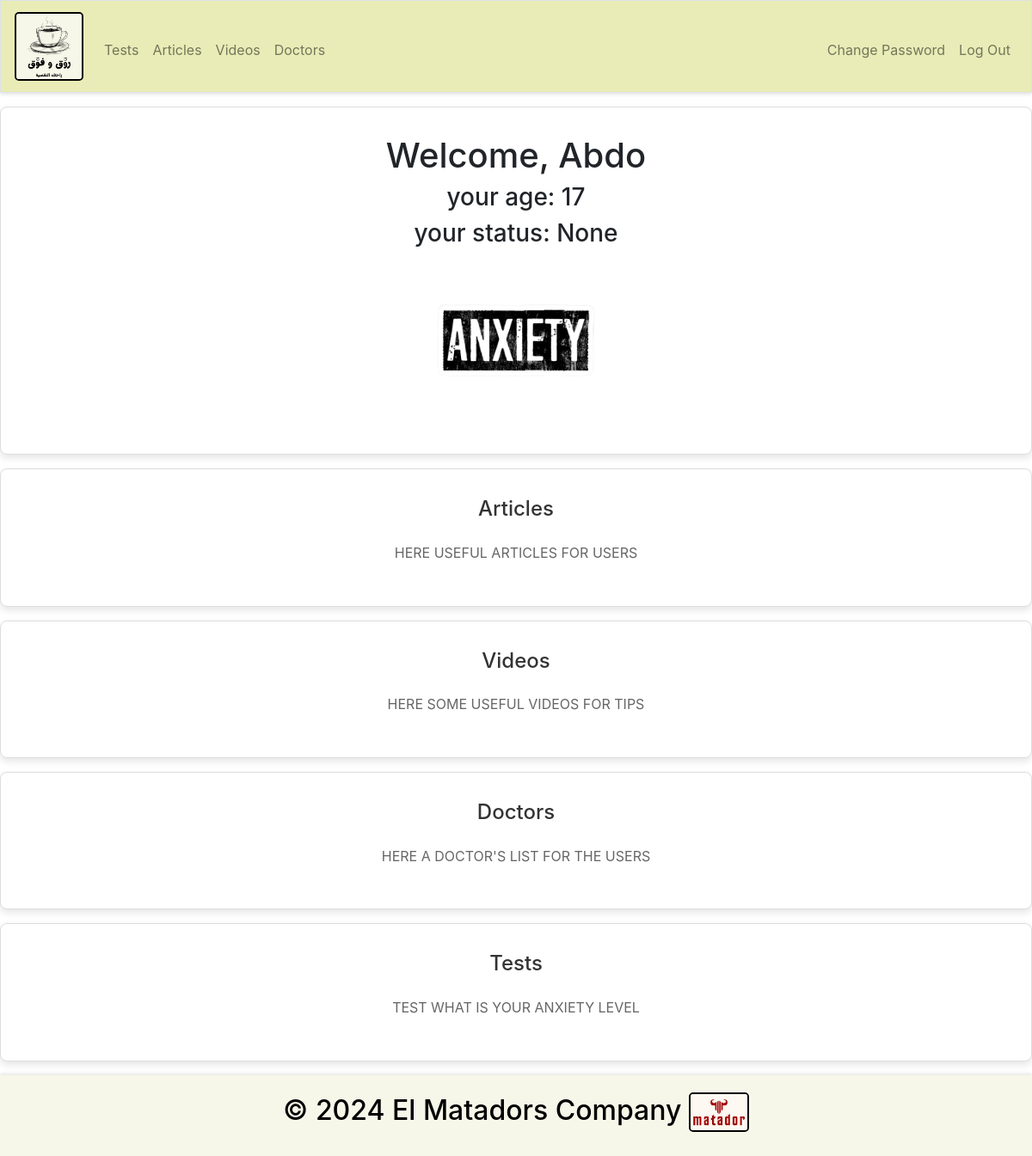
Page / (signed in) on the earlier database version.
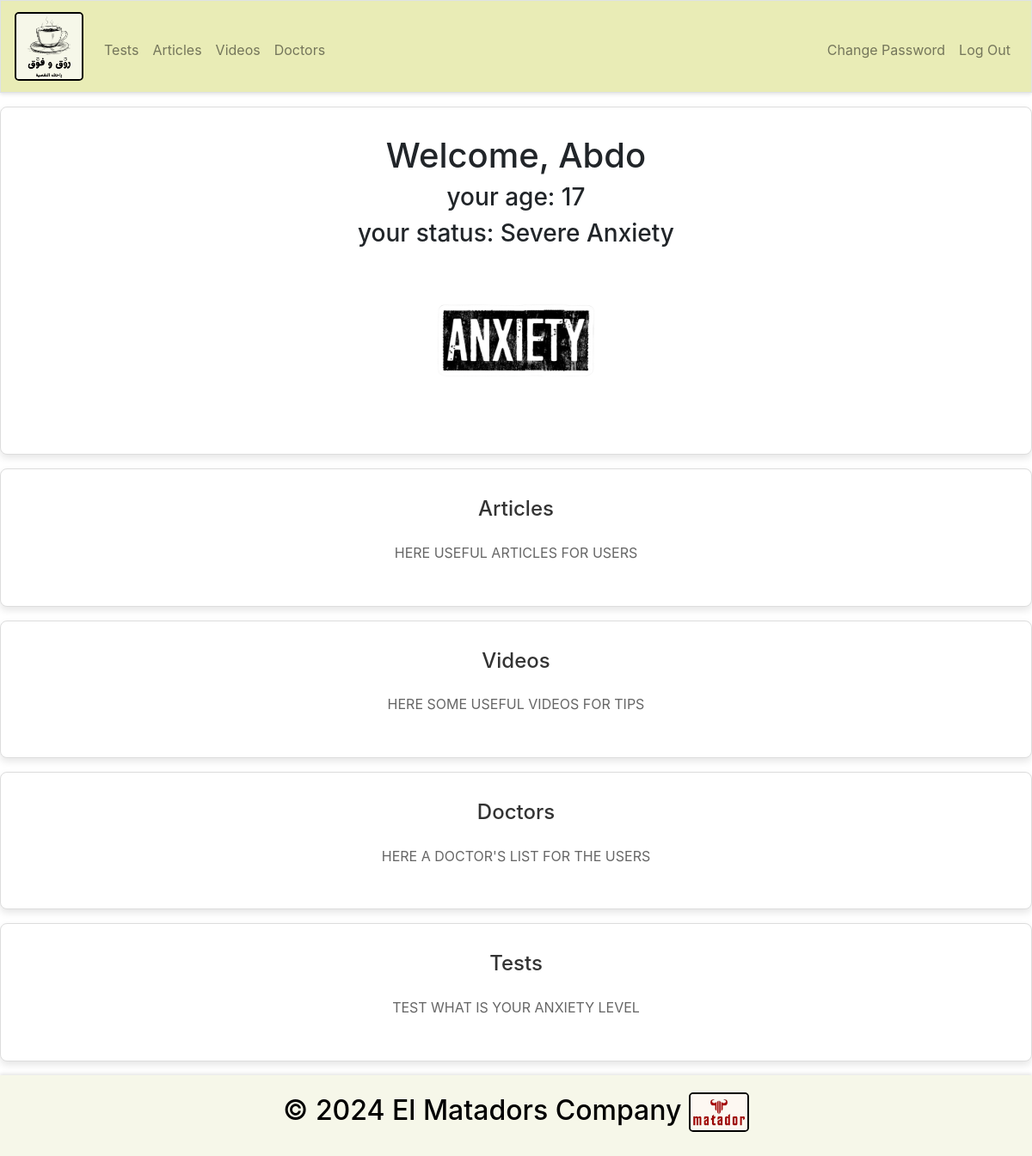
Same page on the later database version.
### tables this page shows
CREATE TABLE users (id INTEGER, username TEXT NOT NULL, hash TEXT NOT NULL, status TEXT, age INTEGER NOT NULL, PRIMARY KEY(id));

### app.py (the view)
@app.route("/")
@login_required
def index():
    user_id = session["user_id"]
    user = db.execute("SELECT * FROM users WHERE id = ?", user_id)
    return render_template("index.html", user=user)

### app.py (called while the page is built)
@app.after_request
def after_request(response):
    response.headers["Cache-Control"] = "no-cache, no-store, must-revalidate"
    response.headers["Expires"] = 0
    response.headers["Pragma"] = "no-cache"
    return response

### helpers.py (called while the page is built)
def login_required(f):
    @wraps(f)
    def decorated_function(*args, **kwargs):
        if session.get("user_id") is None:
            return redirect("/login")
        return f(*args, **kwargs)
    return decorated_function

### templates/index.html (shortened to what this page needs)
{% extends "layout.html" %}
{% block main %}
<section>
    <h1>Welcome, {{ user[0]["username"] }}</h1>
    <h3>your age: {{ user[0]["age"] }}</h3>
    <h3>your status: {{ user[0]["status"] }}</h3>
    <img src="/static/anxiety.png" width="200" alt="anxiety">
</section>
<a href="/articles">
<section id="section1">
    <h2>Articles</h2>
    <p>HERE USEFUL ARTICLES FOR USERS</p>
</section>
</a>
<a href="/videos">
<section id="section2">
    <h2>Videos</h2>
    <p>HERE SOME USEFUL VIDEOS FOR TIPS</p>
</section>
</a>
<a href="/doctors">
<section id="section3">
    <h2>Doctors</h2>
    <P>HERE A DOCTOR'S LIST FOR THE USERS</P>
</section>
</a>
<a href="/tests">
    <section id="section4">
        <h2>Tests</h2>
        <p>TEST WHAT IS YOUR ANXIETY LEVEL</p>
    </section>
</a>
{% endblock %}

### templates/layout.html (shortened to what this page needs)
<!DOCTYPE html>
<html lang="en">
<head>
    <link href="/static/styles.css" rel="stylesheet">
    <link rel="stylesheet" href="https://cdn.jsdelivr.net/npm/bootstrap@4.5.3/dist/css/bootstrap.min.css">
</head>
<body>
        <header>
            <nav class="navbar navbar-expand-md navbar-light border" style="background-color: #e9ecb6;">
                <a class="navbar-brand" href="/"> <img src="/static/logo.png" style=" border-radius: 5px; border: 2px solid #000000;" alt="Logo" class="logo"> </a>
                <div class="collapse navbar-collapse" id="navbar">
                    {% if session.user_id %}
                        <ul class="navbar-nav mr-auto mt-2">
                            <li class="nav-item"><a class="nav-link" href="/tests">Tests</a></li>
                            <li class="nav-item"><a class="nav-link" href="/articles">Articles</a></li>
                            <li class="nav-item"><a class="nav-link" href="/videos">Videos</a></li>
                            <li class="nav-item"><a class="nav-link" href="/doctors">Doctors</a></li>
                        </ul>
                        <ul class="navbar-nav ml-auto mt-2">
                            <li class="nav-item"><a class="nav-link" href="/password">Change Password</a></li>
                            <li class="nav-item"><a class="nav-link" href="/logout">Log Out</a></li>
                        </ul>
                    {% else %}
                        <ul class="navbar-nav ml-auto mt-2">
                            <li class="nav-item"><a class="nav-link" href="/register">Register</a></li>
                            <li class="nav-item"><a class="nav-link" href="/login">Log In</a></li>
                        </ul>
                    {% endif %}
                </div>
            </nav>
        </header>
        <main>
            {% block main %} {% endblock %}
        </main>
        <footer>
            <h2>
                &copy; 2024 El Matadors Company
                <img src="/static/logo2.jpeg" width="70" style=" border-radius: 5px; border: 2px solid #000000;" alt="teamlogo">
            </h2>
        </footer>
</body>
</html>

### static/styles.css (style rules this page uses)
body { height: 100vh; }
nav .navbar-brand { font-size: xx-large; }
.navbar { position: fixed; top: 0; width: 100%; background-color: #e9ecb6; z-index: 1000; box-shadow: 0 2px 4px rgba(0, 0, 0, 0.1); }
.navbar-brand img { max-height: 80px; }
main { overflow-x: auto; text-align: center; }
main img { max-width: 100%; }
footer { background-color: #f6f7e9; color: rgb(0, 0, 0); padding: 20px 0; text-align: center; box-shadow: 0 -2px 4px rgba(0, 0, 0, 0.1); position: relative; bottom: 0; width: 100%; }
section { margin: 1em 0; padding: 2em; background-color: #ffffff; border: 1px solid #ddd; border-radius: 8px; box-shadow: 0 4px 8px rgba(0, 0, 0, 0.1); }
section h2 { font-size: 1.5em; margin-bottom: 1em; color: #333; }
section p { line-height: 1.6; color: #666; }

Differences in the rows shown:
changed users "Abdo": status (not shown) → "Severe Anxiety"
Other differences:
{{ user[0]["status"] }}: "None" → (not shown)
